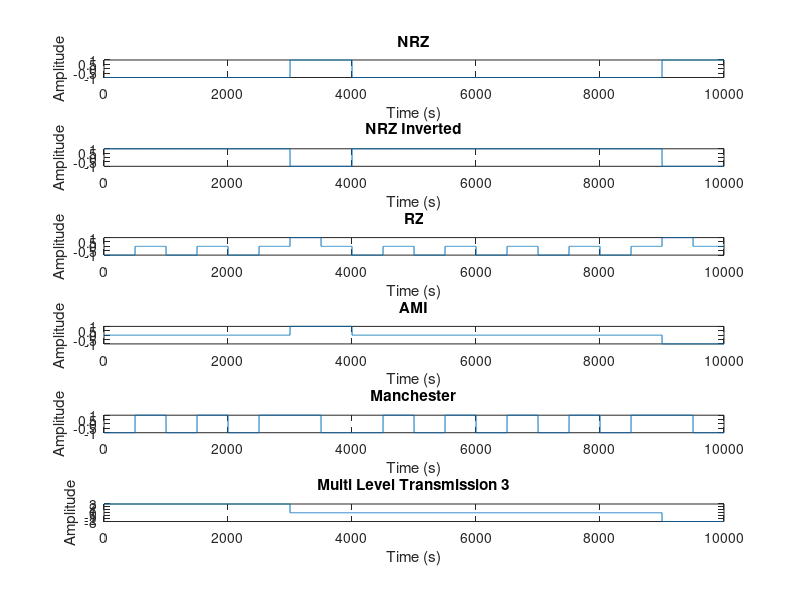
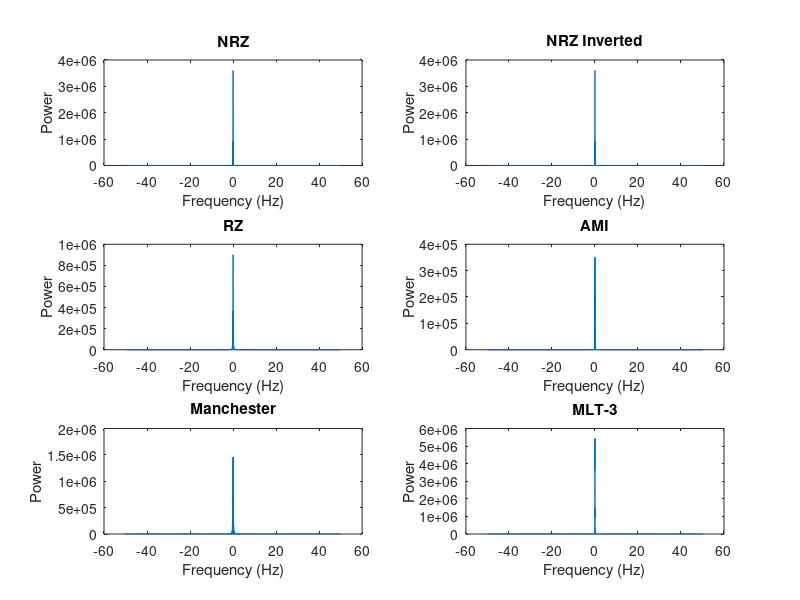

Write MATLAB code to recreate these figures, in order.
% Generate a random binary vector
binary_vector = randi([0 1], 1, 10);

% Set the sampling frequency and bit time
fs = 100;
Tb = 10;

% Generate time vector
t = 0:1/fs:Tb-1/fs;

% NRZ

nrz = zeros(1, length(binary_vector)*length(t));
for i = 1:length(binary_vector)
    if binary_vector(i) == 0
        nrz((i-1)*length(t)+1:i*length(t)) = [-1*ones(1, length(t)/2), -1*ones(1, length(t)/2)];
    else
        nrz((i-1)*length(t)+1:i*length(t)) = [ones(1, length(t)/2), ones(1, length(t)/2)];
    end
end
nrz_psd = abs(fftshift(fft(nrz))).^2/Tb;
nrz_f = linspace(-fs/2,fs/2,length(nrz_psd));

figure;
subplot(6,1,1);
plot(nrz);
title('NRZ');
xlabel('Time (s)');
ylabel('Amplitude');

% NRZ inverted
nrz_inv = -nrz;

 subplot(6,1,2);
plot(nrz_inv);
title('NRZ Inverted');
xlabel('Time (s)');
ylabel('Amplitude');

nrz_inv_psd = abs(fftshift(fft(nrz_inv))).^2/Tb;
nrz_inv_f = linspace(-fs/2,fs/2,length(nrz_inv_psd));

% RZ
rz = zeros(1, length(binary_vector)*length(t));
for i = 1:length(binary_vector)
    if binary_vector(i) == 0
        rz((i-1)*length(t)+1:i*length(t)) = [-1*ones(1, length(t)/2), zeros(1, length(t)/2)];
    else
        rz((i-1)*length(t)+1:i*length(t)) = [ones(1, length(t)/2), zeros(1, length(t)/2)];
    end
end

subplot(6,1,3);
plot(rz);
title('RZ');
xlabel('Time (s)');
ylabel('Amplitude');

rz_psd = abs(fftshift(fft(rz))).^2/Tb;
rz_f = linspace(-fs/2,fs/2,length(rz_psd));

% AMI
ami = zeros(1, length(binary_vector)*length(t));
last_volt = 1;
for i = 1:10
    if binary_vector(i) == 0
        ami((i-1)*length(t)+1:i*length(t)) = zeros(1, length(t));
    else
        ami((i-1)*length(t)+1:i*length(t)) = last_volt * [1*ones(1, length(t)/2), 1*ones(1, length(t)/2)];
        last_volt = -1*ami(i*length(t));
    end
end

subplot(6,1,4);
plot(ami);
title('AMI');
xlabel('Time (s)');
ylabel('Amplitude');

ami_psd = abs(fftshift(fft(ami))).^2/Tb;
ami_f = linspace(-fs/2,fs/2,length(ami_psd));

% Manchester coding
manchester = zeros(1, length(binary_vector)*length(t));
for i = 1:length(binary_vector)
    if binary_vector(i) == 0
        manchester((i-1)*length(t)+1:i*length(t) )= [-1*ones(1, length(t)/2) ones(1, length(t)/2)] ;
    else
        manchester((i-1)*length(t)+1:i*length(t)) = [ones(1, length(t)/2)  -1*ones(1, length(t)/2)];
    end
end

subplot(6,1,5);
plot(manchester);
title('Manchester');
xlabel('Time (s)');
ylabel('Amplitude');

manchester_psd = abs(fftshift(fft(manchester))).^2/Tb;
manchester_f = linspace(-fs/2,fs/2,length(manchester_psd));

% Multi level transmission 3
multi_level_3 = zeros(1, length(binary_vector)*length(t));
prev=[3*ones(1,length(t)), zeros(1,length(t)) ,-3*ones(1,length(t))];
last_value=[3 0 -3 0];
n=1;
for i = 1:length(binary_vector)
     
    if binary_vector(i) == 0
        multi_level_3((i-1)*length(t)+1:i*length(t)) =last_value(n)*ones(1,length(t)) ;
    else
        n=n+1;
        if n==5
        n=1;
    end
        multi_level_3((i-1)*length(t)+1:i*length(t)) =last_value(n)*ones(1,length(t));
    end
    
    end

% Plot the modulated signals
subplot(6,1,6);
plot( multi_level_3);
title('Multi Level Transmission 3');
xlabel('Time (s)');
ylabel('Amplitude');

mlt3_psd = abs(fftshift(fft(multi_level_3))).^2/Tb;
mlt3_f = linspace(-fs/2,fs/2,length(mlt3_psd));


figure;
subplot(3,2,1);
plot(nrz_f, nrz_psd);
title('NRZ');
xlabel('Frequency (Hz)');
ylabel('Power');

subplot(3,2,2);
plot(nrz_inv_f, nrz_inv_psd);
title('NRZ Inverted');
xlabel('Frequency (Hz)');
ylabel('Power');

subplot(3,2,3);
plot(rz_f, rz_psd);
title('RZ');
xlabel('Frequency (Hz)');
ylabel('Power');

subplot(3,2,4);
plot(ami_f, ami_psd);
title('AMI');
xlabel('Frequency (Hz)');
ylabel('Power');
subplot(3,2,5);

plot(manchester_f, manchester_psd);
title('Manchester');
xlabel('Frequency (Hz)');
ylabel('Power');

subplot(3,2,6);
plot(mlt3_f, mlt3_psd);
title('MLT-3');
xlabel('Frequency (Hz)');
ylabel('Power');